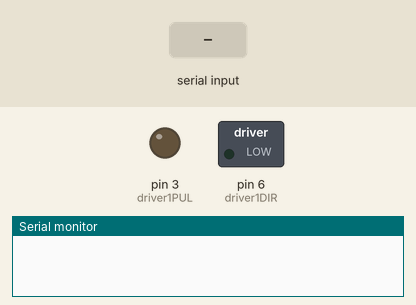
Bench run of a sketch on a simulated Arduino Uno, built with avr-gcc and run on an emulated ATmega328P. On the bench: switched loads named in the sketch (green lamp = pin HIGH), output pins drawn as LEDs (lit = HIGH), the last lines printed to the serial monitor. The test bench sets the inputs (shaded band).

Above: at 1.2 s.
1.3 s: "A" received over Serial
At 2.1 s:
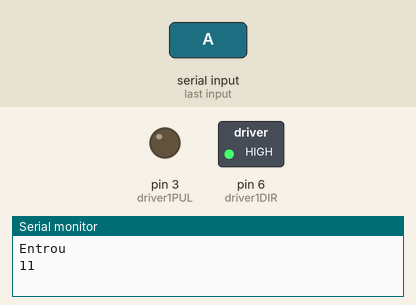
2.8 s: "C" received over Serial
At 3.2 s:
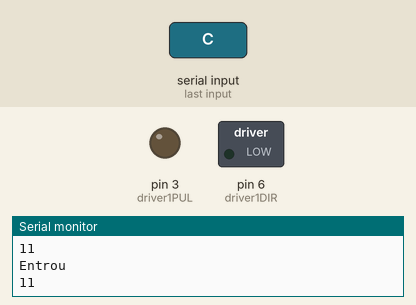
Timing chart, 0 to 5.8 s (numbered marks = the images above; inputs shaded):
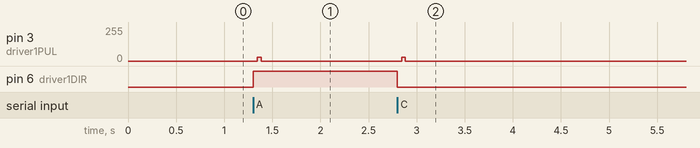

Measured:
- after the input at 1.3 s, pin 3 (driver1PUL): 0/255 → 29/255 at once, → 0/255 0.04 s later; pin 6 (driver1DIR): LOW → HIGH at once
- after the input at 2.8 s, pin 3 (driver1PUL): 0/255 → 29/255 at once, → 0/255 0.04 s later; pin 6 (driver1DIR): HIGH → LOW at once

The sketch:

motor_passo.ino
```cpp
/*
 * Motor de Passo
 *
 *
 * References
 *
 *
 */

//***********Bibliotecas***********


//***********Configuração Pinos Drives Motores***********
int driver1PUL = 3 ; // Pino digital PUL driver 1
int driver1DIR = 6  ; // Pino digital DIR driver 1


//***********Variáveis de Controle***********

long giro1 = 0; // Controle giro 1
long giro2 = 0; // Controle giro 2


int pd1 = 500;//Controle velocidade dos motores, quanto maior mais lento fica, não diminuir mais que 750
int pd2 = 500;//Controle velocidade dos motores, quanto maior mais lento fica, não diminuir mais que 750

int  incomingByte = 0; // Recebe Valor temperatura

//***********Setup***********
void setup() {
  Serial.begin(9600); // Inicia porta serial

  pinMode (driver1PUL, OUTPUT); //Define pino relé sáida
  pinMode (driver1DIR, OUTPUT); //Define pino relé sáida

}
//***********Função FGiro Motor 1***********
void giroMotor1(){

       Serial.println("Entrou");
       digitalWrite(driver1DIR,HIGH);

       for (giro1; giro1<=10; giro1++)
       {
          digitalWrite(driver1PUL,HIGH);
          delayMicroseconds(pd1);
          digitalWrite(driver1PUL,LOW);
          delayMicroseconds(pd1);
       }
       Serial.println(giro1);
       giro1 = 0;

}

//***********Função FGiro Motor 1***********
void giroMotor2(){

       Serial.println("Entrou");
       digitalWrite(driver1DIR,LOW);

       for (giro1; giro1<=10; giro1++)
       {
          digitalWrite(driver1PUL,HIGH);
          delayMicroseconds(pd1);
          digitalWrite(driver1PUL,LOW);
          delayMicroseconds(pd1);
       }
       Serial.println(giro1);
       giro1 = 0;

}

//***********Loop***********
void loop() {

  incomingByte = Serial.read();

  if (incomingByte == 'A') { giroMotor1();}
  else if(incomingByte == 'C'){ giroMotor2();}

}
```
